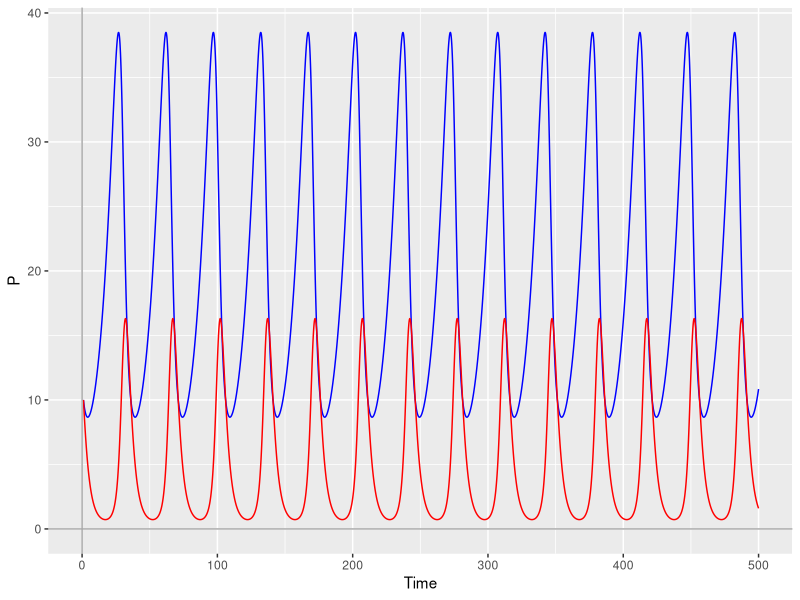
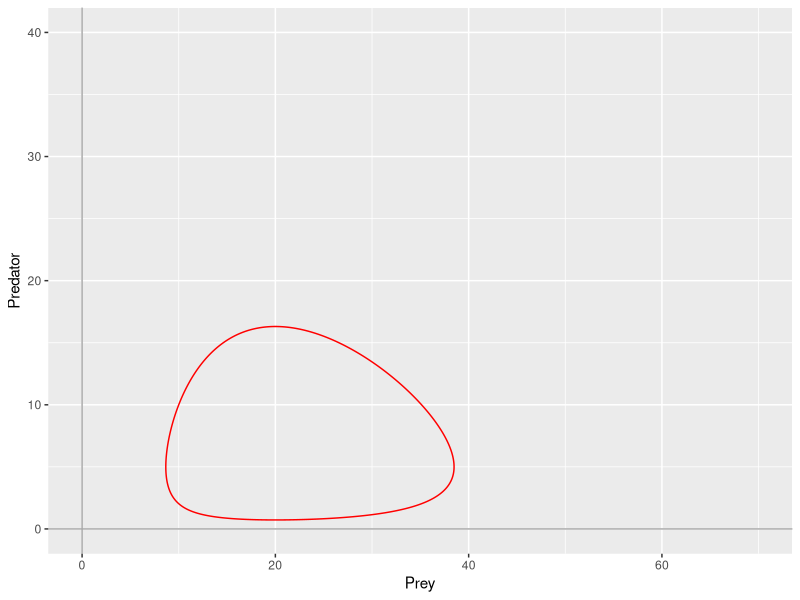
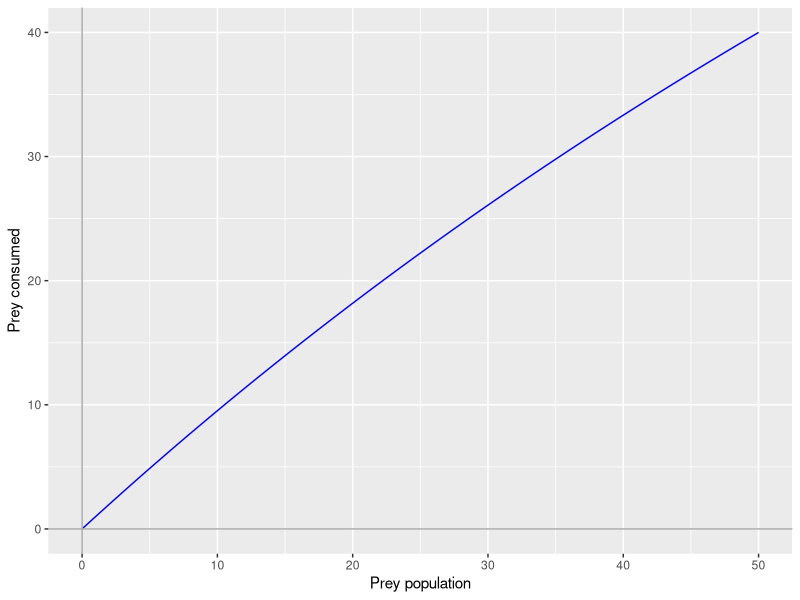
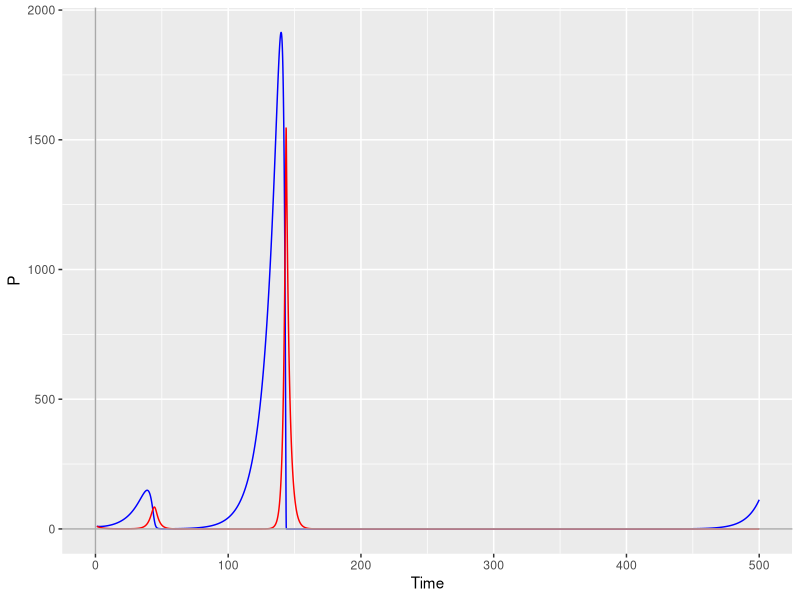
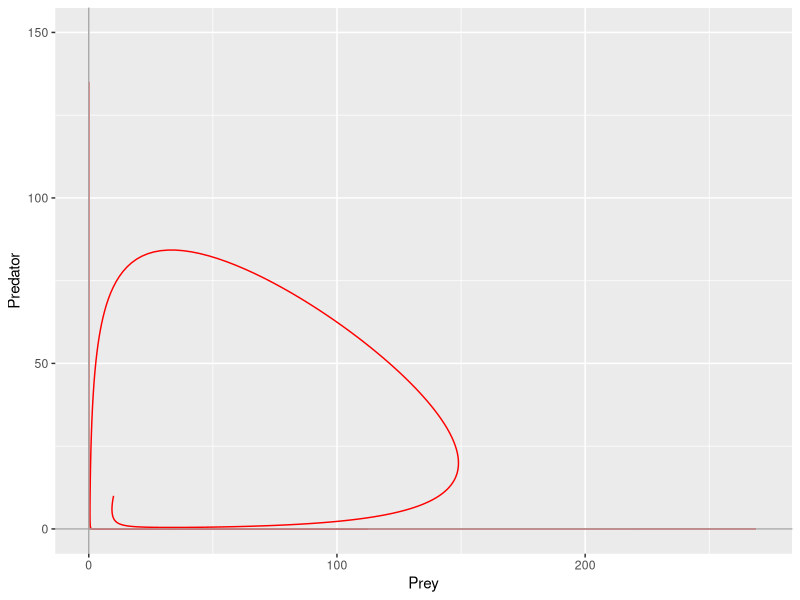

These figures' R source, in order:
## Predator-Prey interactions
install.packages("deSolve")
library(deSolve)
library(ggplot2)

#LV logistic growth function

LG <- function(t,state,parameters){ ##logistic grown function, that takes a set of parameter values, initial conditions and a time sequence
  with(as.list(c(state, parameters)),{ ##"with" is a function that allows us to use the variable names directly - it looks for r, K and P in state and parameters
    dP <- r*(1-P/K)*P ##this is our logistic equation governing the rate of change of P
    return(list(dP)) ## return the rate of change - it needs to be a list
  }) # end with(as.list ...
}

# LV Predator-Prey model

LV <- function(t,state,parameters){ ##lotka voltera function function, that takes a set of parameter values, initial conditions and a time sequence
  with(as.list(c(state, parameters)),{ ##"with" is a function that allows us to use the variable names directly - it looks for r, K and P in state and parameters
    dx <- alpha * x - beta * x* y ## prey population equation 
    dy <- delta * x * y - gamma * y ## predator population
    return(list(c(dx, dy))) ## return the rate of change - it needs to be a list
  }) # end with(as.list ...
}

state <- c(x=10, y = 10) ## the initial population values of prey and predator populations
parameters <- c(alpha = 0.1, beta = 0.02, delta = 0.02, gamma = 0.4) ## the equation parameters
times <-  seq(from = 1, to = 500, by = 0.1) ##a sequence of time steps – uses function seq()
out <- ode(y= state, times = times, func = LV, parms = parameters)
out.df <- data.frame(out)

#plot the output, this gives us the change in the two populations through time
ggplot(data = out.df)+
  geom_line(mapping=aes(x=time,y=x),color="blue") +
  geom_line(mapping=aes(x=time,y=y),color="red") +
  geom_hline(yintercept=0,color="darkgrey") +
  geom_vline(xintercept=0,color="darkgrey") +
  labs(x = "Time", y = "P")

# plot the change in populations through phase space 
# plot one predator population as a function of the prey population
ggplot(data = out.df)+
  geom_path(mapping=aes(x=x,y=y),color="red") +
  xlim(0,70) +
  ylim(0,40) +
  geom_hline(yintercept=0,color="darkgrey") +
  geom_vline(xintercept=0,color="darkgrey") +
  labs(x = "Prey", y = "Predator")

## TASK: Change the parameters and initial conditions
## Q: What happens when you increase/decrease them?
## A: When you increase initial pop size, the circle increases, when you increase the parameters it decreases


## Prey growth rate: exponential vs logistic
# in the original LV model, prey growth is exponential, lets make it logistic

LV_log <- function(t,state,parameters){ ##lotka voltera function function, that takes a set of parameter values, initial conditions and a time sequence
  with(as.list(c(state, parameters)),{ ##"with" is a function that allows us to use the variable names directly - it looks for r, K and P in state and parameters
    dx <- alpha * (1 - x/K) - beta * x* y ## prey population equation 
    dy <- delta * x * y - gamma * y ## predator population
    return(list(c(dx, dy))) ## return the rate of change - it needs to be a list
  }) # end with(as.list ...
}

# set K to 30
state <- c(x=10, y = 10) ## the initial population values of prey and predator populations
parameters <- c(alpha = 0.1, beta = 0.02, delta = 0.02, gamma = 0.4, K = 30) ## the equation parameters
times <-  seq(from = 1, to = 500, by = 0.1) ##a sequence of time steps – uses function seq()
out <- ode(y= state, times = times, func = LV_log, parms = parameters)
out.df <- data.frame(out)

## Q: How does it change  the results for the same set of parameter values listed above? Discuss (i.e. try to figure out why)



## Incorporating function response
# The rate at which predators can consume preys is called a functional response

# Type 2 functional response
x <- seq(0,50,0.1)
A <- 0.005  ## A is the hunting efficiency of the predator (high A = poor hunter)
y <- x/(1+A*x)
ggplot()+
  geom_line(mapping=aes(x=x,y=x/(1+A*x)),color="blue") +
  geom_hline(yintercept=0,color="darkgrey") +
  geom_vline(xintercept=0,color="darkgrey") +
  labs(x = "Prey population", y = "Prey consumed")

# if predator is a bad hunter, prey reach carrying capacity much quicker as their not being killed too often

## Type 2 Functional response LV model

LV_FR2 <- function(t,state,parameters){ ##lotka voltera function function, that takes a set of parameter values, initial conditions and a time sequence
  with(as.list(c(state, parameters)),{ ##"with" is a function that allows us to use the variable names directly - it looks for r, K and P in state and parameters
    dx <- alpha * x - (beta * x* y)/(1+A*x) ## prey population equation 
    dy <- (delta * x * y)/(1+A*x) - gamma * y ## predator population
    return(list(c(dx, dy))) ## return the rate of change - it needs to be a list
  }) # end with(as.list ...
}

# Add A to parameters
state <- c(x=10, y = 10) ## the initial population values of prey and predator populations
parameters <- c(alpha = 0.1, beta = 0.02, delta = 0.02, gamma = 0.4, A = 0.02) ## the equation parameters
times <-  seq(from = 1, to = 500, by = 0.1) ##a sequence of time steps – uses function seq()
out <- ode(y= state, times = times, func = LV_FR2, parms = parameters)
out.df <- data.frame(out)

ggplot(data = out.df)+
  geom_line(mapping=aes(x=time,y=x),color="blue") +
  geom_line(mapping=aes(x=time,y=y),color="red") +
  geom_hline(yintercept=0,color="darkgrey") +
  geom_vline(xintercept=0,color="darkgrey") +
  labs(x = "Time", y = "P")

# plot the change in populations through phase space 
# plot one predator population as a function of the prey population
ggplot(data = out.df)+
  geom_path(mapping=aes(x=x,y=y),color="red") +
  xlim(0,270) +
  ylim(0,150) +
  geom_hline(yintercept=0,color="darkgrey") +
  geom_vline(xintercept=0,color="darkgrey") +
  labs(x = "Prey", y = "Predator")


### Three-species competition LV model: Limiting similarity
